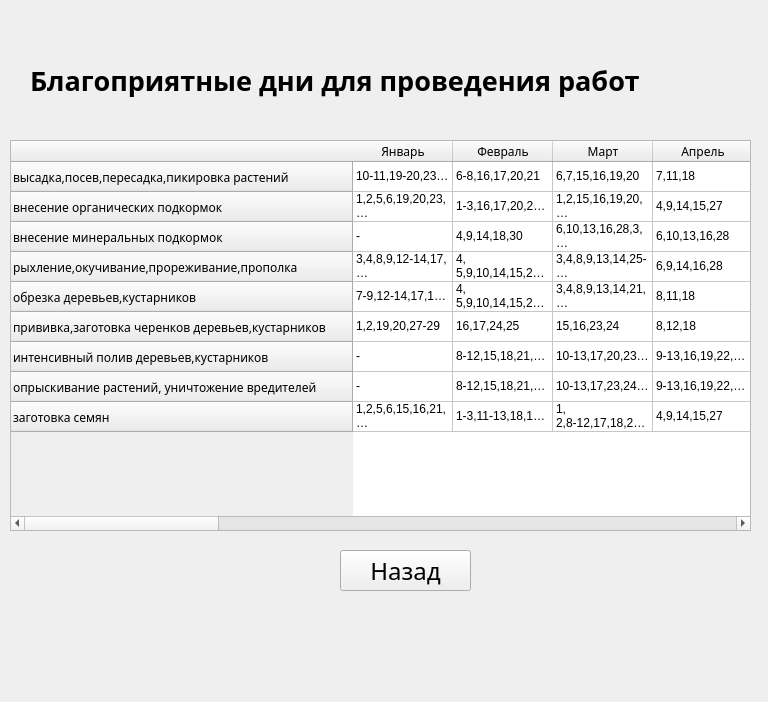
<?xml version="1.0" encoding="UTF-8"?>
<ui version="4.0">
 <class>Form</class>
 <widget class="QWidget" name="Form">
  <property name="geometry">
   <rect>
    <x>0</x>
    <y>0</y>
    <width>768</width>
    <height>702</height>
   </rect>
  </property>
  <property name="windowTitle">
   <string>Form</string>
  </property>
  <widget class="QLabel" name="label">
   <property name="geometry">
    <rect>
     <x>-570</x>
     <y>-390</y>
     <width>1631</width>
     <height>1111</height>
    </rect>
   </property>
   <property name="text">
    <string/>
   </property>
   <property name="pixmap">
    <pixmap>../../../Desktop/videoblocks-tea-plantation-and-bright-sunshine-nature-background-with-blurred-bokeh-effect-fresh-green-leaves-grow-on-agriculture-field-in-rural-india-beautiful-summer-landscape-with-hot-sun-li.png</pixmap>
   </property>
  </widget>
  <widget class="QTableWidget" name="tableWidget">
   <property name="geometry">
    <rect>
     <x>10</x>
     <y>140</y>
     <width>741</width>
     <height>391</height>
    </rect>
   </property>
   <row>
    <property name="text">
     <string>высадка,посев,пересадка,пикировка растений</string>
    </property>
    <property name="font">
     <font>
      <family>Segoe Print</family>
     </font>
    </property>
   </row>
   <row>
    <property name="text">
     <string>внесение органических подкормок</string>
    </property>
    <property name="font">
     <font>
      <family>Segoe Print</family>
     </font>
    </property>
   </row>
   <row>
    <property name="text">
     <string>внесение минеральных подкормок</string>
    </property>
    <property name="font">
     <font>
      <family>Segoe Print</family>
     </font>
    </property>
   </row>
   <row>
    <property name="text">
     <string>рыхление,окучивание,прореживание,прополка</string>
    </property>
    <property name="font">
     <font>
      <family>Segoe Print</family>
     </font>
    </property>
   </row>
   <row>
    <property name="text">
     <string>обрезка деревьев,кустарников</string>
    </property>
    <property name="font">
     <font>
      <family>Segoe Print</family>
     </font>
    </property>
   </row>
   <row>
    <property name="text">
     <string>прививка,заготовка черенков деревьев,кустарников</string>
    </property>
    <property name="font">
     <font>
      <family>Segoe Print</family>
     </font>
    </property>
   </row>
   <row>
    <property name="text">
     <string>интенсивный полив деревьев,кустарников</string>
    </property>
    <property name="font">
     <font>
      <family>Segoe Print</family>
     </font>
    </property>
   </row>
   <row>
    <property name="text">
     <string>опрыскивание растений, уничтожение вредителей</string>
    </property>
    <property name="font">
     <font>
      <family>Segoe Print</family>
     </font>
    </property>
   </row>
   <row>
    <property name="text">
     <string>заготовка семян</string>
    </property>
    <property name="font">
     <font>
      <family>Segoe Print</family>
     </font>
    </property>
   </row>
   <column>
    <property name="text">
     <string>Январь</string>
    </property>
    <property name="font">
     <font>
      <family>Segoe Print</family>
     </font>
    </property>
   </column>
   <column>
    <property name="text">
     <string>Февраль</string>
    </property>
    <property name="font">
     <font>
      <family>Segoe Print</family>
     </font>
    </property>
   </column>
   <column>
    <property name="text">
     <string>Март</string>
    </property>
    <property name="font">
     <font>
      <family>Segoe Print</family>
     </font>
    </property>
   </column>
   <column>
    <property name="text">
     <string>Апрель</string>
    </property>
    <property name="font">
     <font>
      <family>Segoe Print</family>
     </font>
    </property>
   </column>
   <column>
    <property name="text">
     <string>Май</string>
    </property>
    <property name="font">
     <font>
      <family>Segoe Print</family>
     </font>
    </property>
   </column>
   <column>
    <property name="text">
     <string>Июнь</string>
    </property>
    <property name="font">
     <font>
      <family>Segoe Print</family>
     </font>
    </property>
   </column>
   <column>
    <property name="text">
     <string>Июль</string>
    </property>
    <property name="font">
     <font>
      <family>Segoe Print</family>
     </font>
    </property>
   </column>
   <column>
    <property name="text">
     <string>Август</string>
    </property>
    <property name="font">
     <font>
      <family>Segoe Print</family>
     </font>
    </property>
   </column>
   <column>
    <property name="text">
     <string>Сентябрь</string>
    </property>
    <property name="font">
     <font>
      <family>Segoe Print</family>
     </font>
    </property>
   </column>
   <column>
    <property name="text">
     <string>Октябрь</string>
    </property>
    <property name="font">
     <font>
      <family>Segoe Print</family>
     </font>
    </property>
   </column>
   <column>
    <property name="text">
     <string>Декабрь</string>
    </property>
    <property name="font">
     <font>
      <family>Segoe Print</family>
     </font>
    </property>
   </column>
   <item row="0" column="0">
    <property name="text">
     <string>10-11,19-20,23-24</string>
    </property>
   </item>
   <item row="0" column="1">
    <property name="text">
     <string>6-8,16,17,20,21</string>
    </property>
   </item>
   <item row="0" column="2">
    <property name="text">
     <string>6,7,15,16,19,20</string>
    </property>
   </item>
   <item row="0" column="3">
    <property name="text">
     <string>7,11,18</string>
    </property>
   </item>
   <item row="0" column="4">
    <property name="text">
     <string>7-13,16,22-24</string>
    </property>
   </item>
   <item row="0" column="5">
    <property name="text">
     <string>5-11,15,20-22</string>
    </property>
   </item>
   <item row="0" column="6">
    <property name="text">
     <string>4-10,14,19-21</string>
    </property>
   </item>
   <item row="0" column="7">
    <property name="text">
     <string>3-9,13,18-20</string>
    </property>
   </item>
   <item row="0" column="8">
    <property name="text">
     <string>2-8,12,17-19,30</string>
    </property>
   </item>
   <item row="0" column="9">
    <property name="text">
     <string>1-4,6,11,29</string>
    </property>
   </item>
   <item row="0" column="10">
    <property name="text">
     <string>1-2,7-13</string>
    </property>
   </item>
   <item row="1" column="0">
    <property name="text">
     <string>1,2,5,6,19,20,23,24,27-29</string>
    </property>
   </item>
   <item row="1" column="1">
    <property name="text">
     <string>1-3,16,17,20,21,24,25,28</string>
    </property>
   </item>
   <item row="1" column="2">
    <property name="text">
     <string>1,2,15,16,19,20,23,24,28,29</string>
    </property>
   </item>
   <item row="1" column="3">
    <property name="text">
     <string>4,9,14,15,27</string>
    </property>
   </item>
   <item row="1" column="4">
    <property name="text">
     <string>9-13,16,18,22,26,28-31</string>
    </property>
   </item>
   <item row="1" column="5">
    <property name="text">
     <string>7-11,14,17,20,24,25,27-29</string>
    </property>
   </item>
   <item row="1" column="6">
    <property name="text">
     <string>6-10,13,16,19,23-28</string>
    </property>
   </item>
   <item row="1" column="7">
    <property name="text">
     <string>5-9,12,15,18,22-27</string>
    </property>
   </item>
   <item row="1" column="8">
    <property name="text">
     <string>4-8,11,14,17,21-26</string>
    </property>
   </item>
   <item row="1" column="9">
    <property name="text">
     <string>3-6,8,13,17,22,25</string>
    </property>
   </item>
   <item row="1" column="10">
    <property name="text">
     <string>-</string>
    </property>
   </item>
   <item row="2" column="0">
    <property name="text">
     <string>-</string>
    </property>
   </item>
   <item row="2" column="1">
    <property name="text">
     <string>4,9,14,18,30</string>
    </property>
   </item>
   <item row="2" column="2">
    <property name="text">
     <string>6,10,13,16,28,3,4,8,9,13,14,25-27,30,31</string>
    </property>
   </item>
   <item row="2" column="3">
    <property name="text">
     <string>6,10,13,16,28</string>
    </property>
   </item>
   <item row="2" column="4">
    <property name="text">
     <string>9-13,16,18,22,26,28-31</string>
    </property>
   </item>
   <item row="2" column="5">
    <property name="text">
     <string>7-11,14,17,20,24,25,27-29</string>
    </property>
   </item>
   <item row="2" column="6">
    <property name="text">
     <string>6-10,13,16,19,23-28</string>
    </property>
   </item>
   <item row="2" column="7">
    <property name="text">
     <string>5-9,12,15,18,22-27</string>
    </property>
   </item>
   <item row="2" column="8">
    <property name="text">
     <string>4-8,11,14,17,21-26</string>
    </property>
   </item>
   <item row="2" column="9">
    <property name="text">
     <string>1,7,11,12,18,23,24,30</string>
    </property>
   </item>
   <item row="2" column="10">
    <property name="text">
     <string>1,7,10</string>
    </property>
   </item>
   <item row="3" column="0">
    <property name="text">
     <string>3,4,8,9,12-14,17,18,30,31</string>
    </property>
   </item>
   <item row="3" column="1">
    <property name="text">
     <string>4,5,9,10,14,15,26,27</string>
    </property>
   </item>
   <item row="3" column="2">
    <property name="text">
     <string>3,4,8,9,13,14,25-27,30,31</string>
    </property>
   </item>
   <item row="3" column="3">
    <property name="text">
     <string>6,9,14,16,28</string>
    </property>
   </item>
   <item row="3" column="4">
    <property name="text">
     <string>4,7-13,16,18,26,28-31</string>
    </property>
   </item>
   <item row="3" column="5">
    <property name="text">
     <string>2,5-11,14,17,24,25,27-29</string>
    </property>
   </item>
   <item row="3" column="6">
    <property name="text">
     <string>1,4-10,16,23-28,31</string>
    </property>
   </item>
   <item row="3" column="7">
    <property name="text">
     <string>3-9,12,15,22-27,31</string>
    </property>
   </item>
   <item row="3" column="8">
    <property name="text">
     <string>2-8,11,14,21-26,30</string>
    </property>
   </item>
   <item row="3" column="9">
    <property name="text">
     <string>1-3,5-9,11-13,18-19,22-25,29</string>
    </property>
   </item>
   <item row="3" column="10">
    <property name="text">
     <string>1-3,7-13</string>
    </property>
   </item>
   <item row="4" column="0">
    <property name="text">
     <string>7-9,12-14,17,18,25,26</string>
    </property>
   </item>
   <item row="4" column="1">
    <property name="text">
     <string>4,5,9,10,14,15,22,23</string>
    </property>
   </item>
   <item row="4" column="2">
    <property name="text">
     <string>3,4,8,9,13,14,21,22,30,31</string>
    </property>
   </item>
   <item row="4" column="3">
    <property name="text">
     <string>8,11,18</string>
    </property>
   </item>
   <item row="4" column="4">
    <property name="text">
     <string>2,3,7-13,15,23,24,31</string>
    </property>
   </item>
   <item row="4" column="5">
    <property name="text">
     <string>1,5-11,13,21,22,29</string>
    </property>
   </item>
   <item row="4" column="6">
    <property name="text">
     <string>4-10,20,21,28</string>
    </property>
   </item>
   <item row="4" column="7">
    <property name="text">
     <string>2-9,11,19,20,27</string>
    </property>
   </item>
   <item row="4" column="8">
    <property name="text">
     <string>2-8,10,18,19,26,28,30</string>
    </property>
   </item>
   <item row="4" column="9">
    <property name="text">
     <string>1,3-6,10,11,29-31</string>
    </property>
   </item>
   <item row="4" column="10">
    <property name="text">
     <string>1,2,4,5,7-13,27,31</string>
    </property>
   </item>
   <item row="5" column="0">
    <property name="text">
     <string>1,2,19,20,27-29</string>
    </property>
   </item>
   <item row="5" column="1">
    <property name="text">
     <string>16,17,24,25</string>
    </property>
   </item>
   <item row="5" column="2">
    <property name="text">
     <string>15,16,23,24</string>
    </property>
   </item>
   <item row="5" column="3">
    <property name="text">
     <string>8,12,18</string>
    </property>
   </item>
   <item row="5" column="4">
    <property name="text">
     <string>2,3,7-13,15,23,24,31</string>
    </property>
   </item>
   <item row="5" column="5">
    <property name="text">
     <string>1,5-11,13,22,29</string>
    </property>
   </item>
   <item row="5" column="6">
    <property name="text">
     <string>4-10,12,20,21,28</string>
    </property>
   </item>
   <item row="5" column="7">
    <property name="text">
     <string>3-9,11,19,20,27</string>
    </property>
   </item>
   <item row="5" column="8">
    <property name="text">
     <string>3-9,11,19,20,27,30</string>
    </property>
   </item>
   <item row="5" column="9">
    <property name="text">
     <string>1-3,6,10,11,29,31</string>
    </property>
   </item>
   <item row="5" column="10">
    <property name="text">
     <string>1,2,7-13</string>
    </property>
   </item>
   <item row="6" column="0">
    <property name="text">
     <string>-</string>
    </property>
   </item>
   <item row="6" column="1">
    <property name="text">
     <string>8-12,15,18,21,25,26,28</string>
    </property>
   </item>
   <item row="6" column="2">
    <property name="text">
     <string>10-13,17,20,23,27-31</string>
    </property>
   </item>
   <item row="6" column="3">
    <property name="text">
     <string>9-13,16,19,22,26-30</string>
    </property>
   </item>
   <item row="6" column="4">
    <property name="text">
     <string>2,3,7-13,15,28-30</string>
    </property>
   </item>
   <item row="6" column="5">
    <property name="text">
     <string>7-11,14,17,20,24,25,27-29</string>
    </property>
   </item>
   <item row="6" column="6">
    <property name="text">
     <string>6-10,13,16,19,23-28</string>
    </property>
   </item>
   <item row="6" column="7">
    <property name="text">
     <string>5-9,12,15,18,22-27</string>
    </property>
   </item>
   <item row="6" column="8">
    <property name="text">
     <string>4-8,11,14,17,21-26</string>
    </property>
   </item>
   <item row="6" column="9">
    <property name="text">
     <string>7,9,13,17,23,2</string>
    </property>
   </item>
   <item row="6" column="10">
    <property name="text">
     <string>-</string>
    </property>
   </item>
   <item row="7" column="0">
    <property name="text">
     <string>-</string>
    </property>
   </item>
   <item row="7" column="1">
    <property name="text">
     <string>8-12,15,18,21,24,25,26,28</string>
    </property>
   </item>
   <item row="7" column="2">
    <property name="text">
     <string>10-13,17,23,24,27-31</string>
    </property>
   </item>
   <item row="7" column="3">
    <property name="text">
     <string>9-13,16,19,22,23,26-30</string>
    </property>
   </item>
   <item row="7" column="4">
    <property name="text">
     <string>9-13,16,18,22,26,28-31</string>
    </property>
   </item>
   <item row="7" column="5">
    <property name="text">
     <string>7-11,14,17,20,24,25,27-29</string>
    </property>
   </item>
   <item row="7" column="6">
    <property name="text">
     <string>6-10,13,16,19,23-28</string>
    </property>
   </item>
   <item row="7" column="7">
    <property name="text">
     <string>5-9,12,15,18,22-27</string>
    </property>
   </item>
   <item row="7" column="8">
    <property name="text">
     <string>4-8,11,14,17,21-26</string>
    </property>
   </item>
   <item row="7" column="9">
    <property name="text">
     <string>1,2,5,6,10,11,16,20,21,27-29</string>
    </property>
   </item>
   <item row="7" column="10">
    <property name="text">
     <string>1,2,7-13</string>
    </property>
   </item>
   <item row="8" column="0">
    <property name="text">
     <string>1,2,5,6,15,16,21,22,27-29</string>
    </property>
   </item>
   <item row="8" column="1">
    <property name="text">
     <string>1-3,11-13,18,19,24,28</string>
    </property>
   </item>
   <item row="8" column="2">
    <property name="text">
     <string>1,2,8-12,17,18,23,24,28,29</string>
    </property>
   </item>
   <item row="8" column="3">
    <property name="text">
     <string>4,9,14,15,27</string>
    </property>
   </item>
   <item row="8" column="4">
    <property name="text">
     <string>2,3,9-13,16,25</string>
    </property>
   </item>
   <item row="8" column="5">
    <property name="text">
     <string>1,7-10,14,23</string>
    </property>
   </item>
   <item row="8" column="6">
    <property name="text">
     <string>-</string>
    </property>
   </item>
   <item row="8" column="7">
    <property name="text">
     <string>2,4,19,24,29,31</string>
    </property>
   </item>
   <item row="8" column="8">
    <property name="text">
     <string>11,13,16,21,25,27</string>
    </property>
   </item>
   <item row="8" column="10">
    <property name="text">
     <string>1,2,6-13,16,19,29</string>
    </property>
   </item>
  </widget>
  <widget class="QPushButton" name="nazad">
   <property name="geometry">
    <rect>
     <x>340</x>
     <y>550</y>
     <width>131</width>
     <height>41</height>
    </rect>
   </property>
   <property name="font">
    <font>
     <family>Segoe Print</family>
     <pointsize>18</pointsize>
    </font>
   </property>
   <property name="text">
    <string>Назад</string>
   </property>
  </widget>
  <widget class="QLabel" name="label_2">
   <property name="geometry">
    <rect>
     <x>30</x>
     <y>20</y>
     <width>741</width>
     <height>121</height>
    </rect>
   </property>
   <property name="font">
    <font>
     <family>Segoe Print</family>
     <pointsize>20</pointsize>
     <weight>75</weight>
     <bold>true</bold>
    </font>
   </property>
   <property name="text">
    <string>Благоприятные дни для проведения работ</string>
   </property>
  </widget>
 </widget>
 <resources/>
 <connections/>
</ui>
